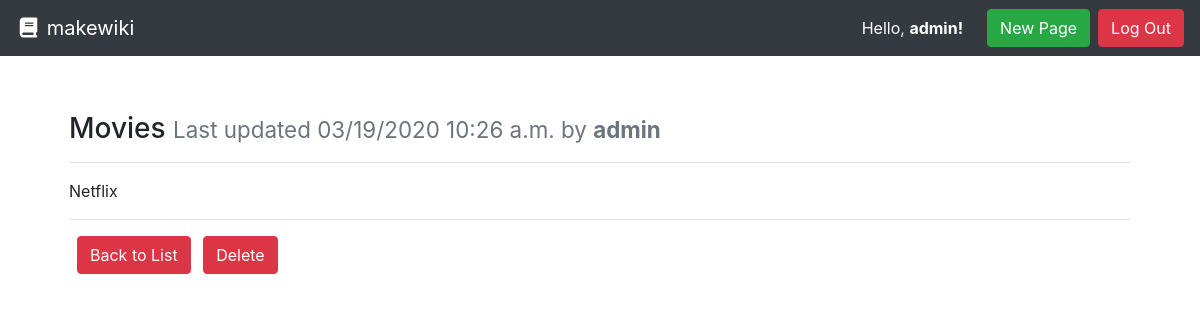
/movies/ (signed in), run on the app's committed database.
### project/models.py (models this page shows, shortened)
class Activity(models.Model):
    title = models.CharField(max_length=settings.PROJECT_ACTIVITY_TITLE_MAX_LENGTH, unique=True,
                             help_text="Title of your Activity.")
    author = models.ForeignKey(User, on_delete=models.PROTECT,
                               help_text="The user that posted this article.")
    slug = models.CharField(max_length=settings.PROJECT_ACTIVITY_TITLE_MAX_LENGTH, blank=True, editable=False,
                            help_text="Unique URL path to access this Activity. Generated by the system.")
    content = models.TextField(
        help_text="Write the content of your Activity here.")
    created = models.DateTimeField(auto_now_add=True,
                                   help_text="The date and time this Activity was created. Automatically generated when the model saves.")
    modified = models.DateTimeField(auto_now=True,
                                    help_text="The date and time this Activity was updated. Automatically generated when the model updates.")
    image = models.ImageField(default='default.jpg', upload_to='activity_pic')

### project/views.py (the view)
# urls.py: path('<str:slug>/', ActivityDetailView.as_view(), name='activity-details-project'),
class ActivityDetailView(generic.DetailView):
    model = Activity
    def get(self, request, slug):
        activity = self.get_queryset().get(slug__iexact=slug)
        return render(request, 'activity.html', {
          'activity': activity
        })

### project/templates/activity.html
{% extends "base.html" %}
{% block content %}
  <div class="row">
    <div class="col m-4">
      <h3>{{ activity.title }} <small class="text-muted">Last updated {{ activity.modified|date:"SHORT_DATETIME_FORMAT" }} by <b>{{ activity.author.username }}</b></small></h3>
      <hr>
      <p>{{ activity.content|linebreaksbr }}</p>
      <hr>
      <a href="{% url 'activity-list-project' %}" class="btn btn-danger ml-2">Back to List</a>
      <a href="{% url 'activity-delete-project' activity.pk %}" class="btn btn-danger ml-2">Delete</a>
    </div>
  </div>
{% endblock %}

### templates/base.html (shortened to what this page needs)
{% load static %}
<!doctype html>
<html lang="en">
  <head>
    <link rel="stylesheet" href="https://stackpath.bootstrapcdn.com/bootstrap/4.3.1/css/bootstrap.min.css"
>
    <link rel="stylesheet" type="text/css" href="{% static 'style.css' %}">
  </head>
  <body>
    <nav class="navbar navbar-expand-md navbar-dark bg-dark">
      <a class="navbar-brand" href="{% url 'activity-list-project' %}"><i class="fas fa-fw fa-book"></i> makewiki</a>
      <form class="form-inline ml-auto">
        {% if user.is_authenticated %}
        <div class="text-white">Hello, <strong>{{ user.username }}!</strong></div>
        <a href="{% url 'activity-create-project' %}" class="btn btn-success ml-4">New Page</a>
          <a href="{% url 'logout' %}" class="btn btn-danger ml-2">Log Out</a>
        {% else %}
          <a href="{% url 'login' %}" class="btn btn-danger ml-2">Log In</a>
            <a href="{% url 'templates-signup-page' %}" class="btn btn-primary ml-2">Sign Up</a>
        {% endif %}
      </form>
    </nav>
    <main role="main" class="container" style="margin-top: 4vh;">
      {% block content %}{% endblock %}
    </main>
  </body>

### data on the page
Activity: title "Movies", modified "03/19/2020 10:26 a.m.", author.username "admin", content "Netflix"

### other printed values
{{ user.username }} "admin"
